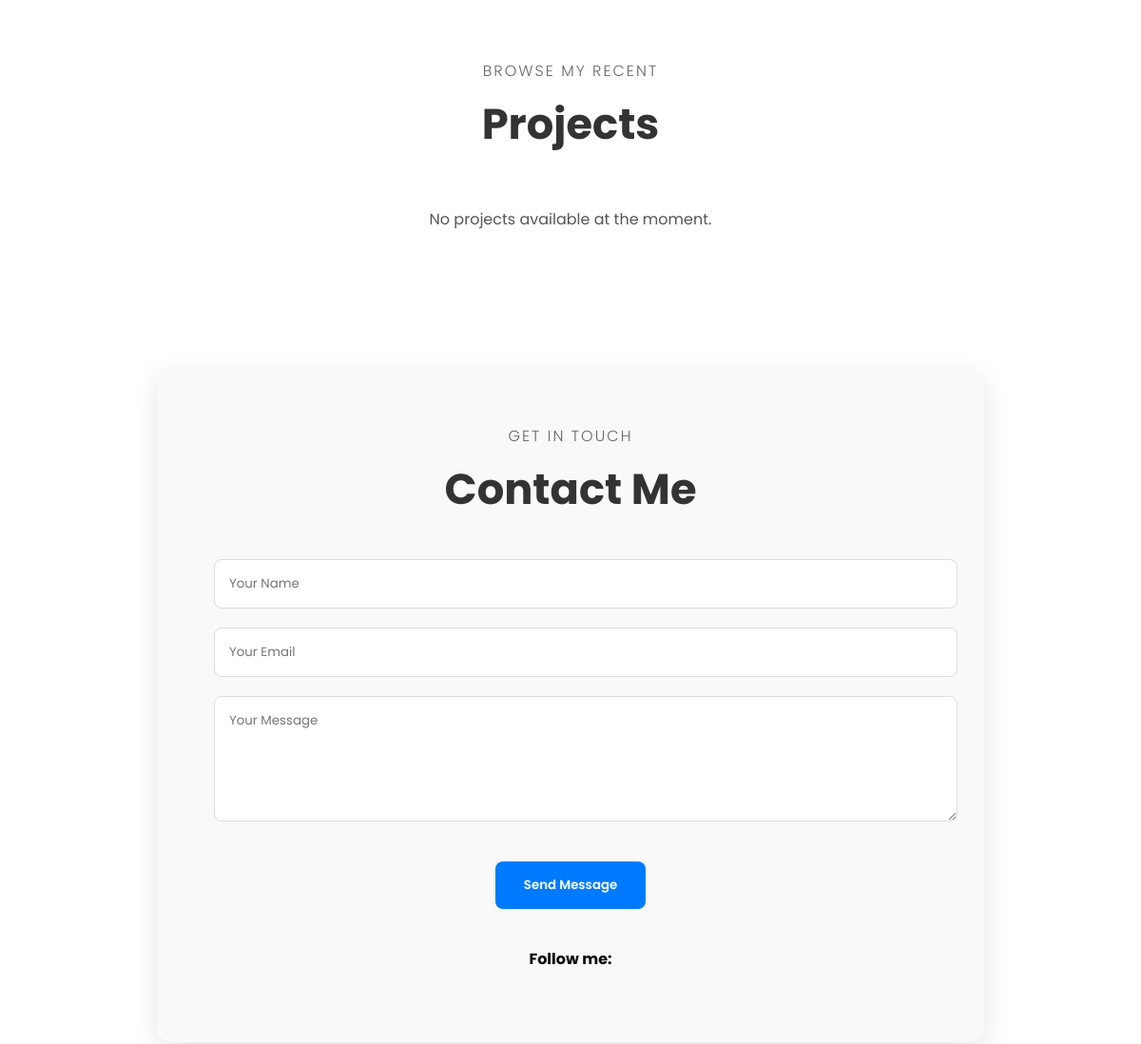
The app's page / (middle part), older data.
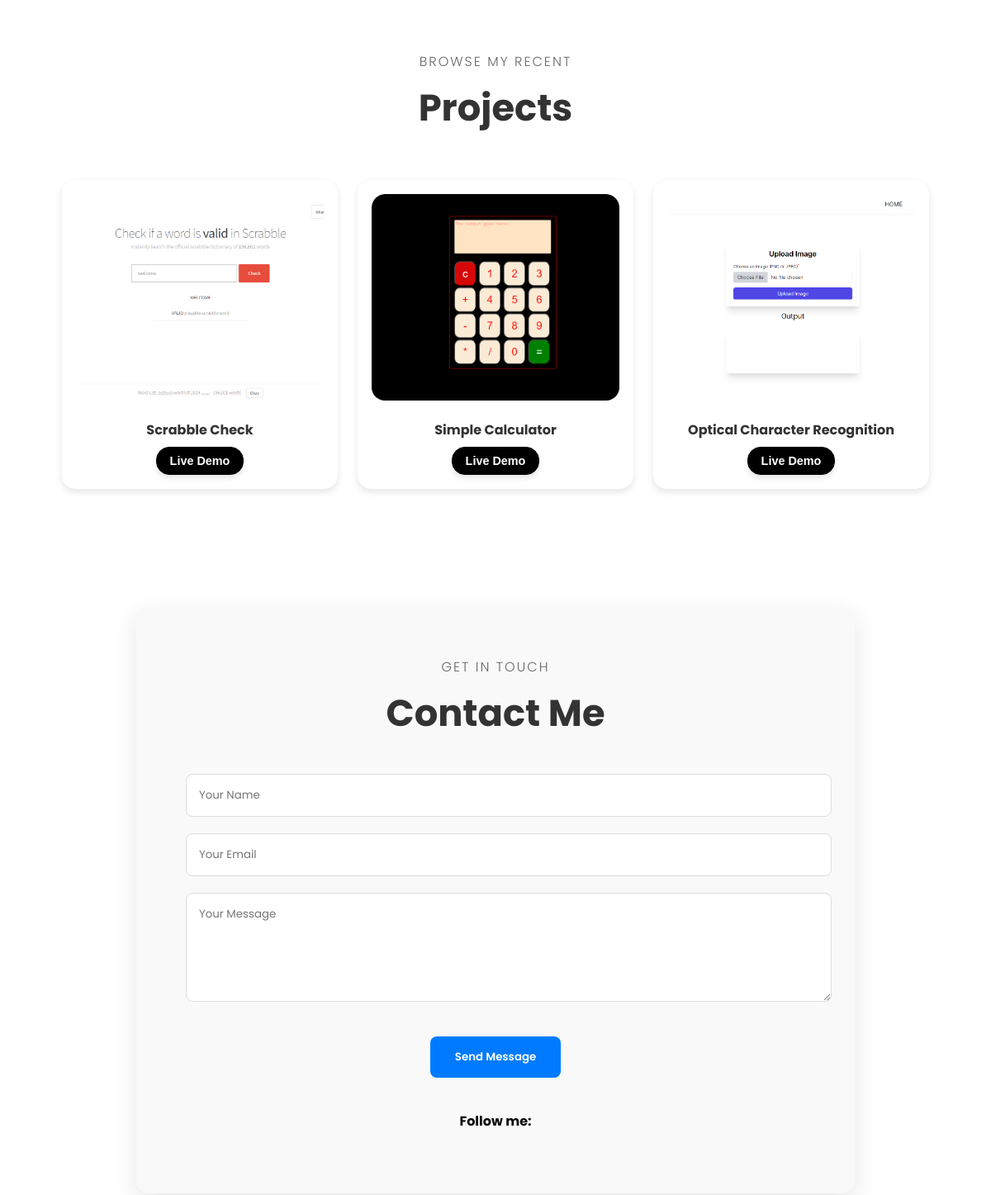
The same page, newer data.
### dynamicweb/models.py (models this page shows, shortened)
class Projects(models.Model):
    title = models.CharField(max_length=255)
    description = models.TextField(blank=True)
    image = models.ImageField(upload_to='projects/', null=True, blank=True)
    live_demo_url = models.URLField(blank=True, null=True)

### dynamicweb/views.py (the view, shortened to what this page needs)
# urls.py: path('', views.portfolio, name='portfolio'),
def portfolio(request):
    profiles = Profile.objects.first()
    about_details = AboutDetail.objects.all()
    about_me = AboutMe.objects.first()
    frontend_skills = Skill.objects.filter(category='frontend')
    backend_skills = Skill.objects.filter(category='backend')
    projects = Projects.objects.all()
    contact = Contact.objects.last()
    context = {
        'profiles': profiles,
        'about_details': about_details,
        'about_me': about_me,
        'frontend_skills': frontend_skills,
        'backend_skills': backend_skills,
        'projects': projects,
        'contact': contact,
    }
    return render(request, 'pages/portfolio.html', context)

### dynamicweb/templates/pages/portfolio.html (shortened to what this page needs)
<!DOCTYPE html>
<html lang="en">
<head>
  {% load static %}
  <link rel="stylesheet" href="{% static 'style.css' %}">
</head>
<body>
  <section id="projects">
    <p class="section__text__p1">Browse My Recent</p>
    <h1 class="title">Projects</h1>
    <div class="projects-container">
        {% for project in projects %}
            <div class="project-card">
                <div class="project-image-container">
                    {% if project.image %}
                        <img src="{{ project.image.url }}" alt="{{ project.title }}" class="project-img" />
                    {% else %}
                        <img src="{% static 'assets/default-project.jpg' %}" alt="Default Project Image" class="project-img" />
                    {% endif %}
                </div>
                <h2 class="project-title">{{ project.title }}</h2>
                <div class="btn-container">
                    {% if project.live_demo_url %}
                        <button class="btn project-btn demo-btn" onclick="location.href='{{ project.live_demo_url }}'">
                            Live Demo
                        </button>
                    {% endif %}
                </div>
            </div>
        {% empty %}
            <p>No projects available at the moment.</p>
        {% endfor %}
    </div>
  </section>
  <div class="contact-container">
    <section id="contact" class="contact-section">
        <div class="section-header">
            <p class="section__text__p1">Get In Touch</p>
            <h1 class="title">Contact Me</h1>
        </div>
        <form method="post" action="{% url 'portfolio' %}" class="contact-form">
            <div class="form-group">
                <input type="text" name="name" placeholder="Your Name" required>
            </div>
            <div class="form-group">
                <input type="email" name="email" placeholder="Your Email" required>
            </div>
            <div class="form-group">
                <textarea name="message" placeholder="Your Message" rows="5" required></textarea>
            </div>
            <button type="submit" class="submit-btn">Send Message</button>
        </form>
        <div class="social-links">
            <p><b>Follow me: </b></p>
        </div>
    </section>
  </div>
</body>
</html>

### dynamicweb/static/style.css (style rules this page uses)
* { margin: 0; padding: 0; }
body { font-family: "Poppins", sans-serif; }
html { scroll-behavior: smooth; }
p { color: rgb(85, 85, 85); }
a, .btn { transition: all 300ms ease; }
.section__text__p1 { text-align: center; }
.title { font-size: 3rem; text-align: center; }

Row changes from the older to the newer data that the page shows:
added Projects: image (picture), title "Scrabble Check"
added Projects: image (picture), title "Simple Calculator"
added Projects: image (picture), title "Optical Character Recognition"
Text that changed along with them:
text no longer shown: "No projects available at the moment."
